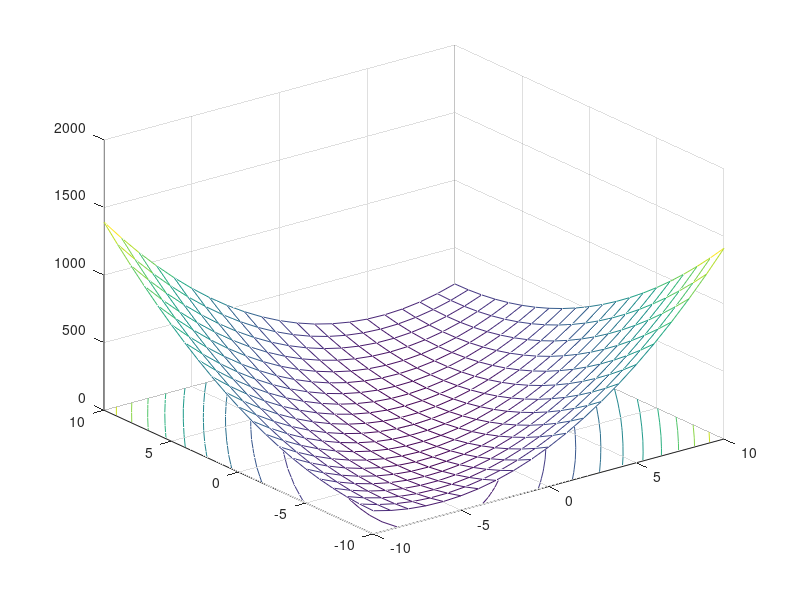

Write the MATLAB code that produced this figure.
clear all
close all
clc
% Funkcija quadprog rješava kvadratni program forme
% min 1/2*x'H*x+f*x
% uz ograničenja A*x<=b, Aeq*x=beq, lb<=x<=ub
% gdje su f, x, b, beq, lb, ub vektori n*1, A je matrica (m-me)*n
% Aeq je matrica me*n
% Poziv funckije
% x=quadprog(H,f,A,b), x=quadprog(H,f,A,b,Aeq,beq,lb,ub,x0,options)
% [xmin,fval,exitflag,output,lamba]=quadprog(H,f,A,b,Aeq,beq,lb);
% x0 je pocetna tacka
% Lambda su Langraževi multiplikatori
% Matrica Hesijana
H= [10 -6; -6 6]
eig(H)
% koeficijenti funckije cilja
f= [2;1]
% Ograničenja tipa nejednakosti
A=[2 1;1 0], b=[8;4]
% Ograničenje tipa jednakosti
Aeq=[], beq=[];
% Ograničenje skupa
lb=zeros(2,1), ub=[];
% Početna tačka je opcionalna
x0=[];
% Opcije, Default medium scale active set Algorithm
% Poziv funkcije quadprog
[xmin,fval,exitflag,output,lambda]=quadprog(H,f,A,b,Aeq,beq,lb);
disp('Optimalna vrijednost fukcije cilja je fmin='), fmin=-fval
disp('Optimum je dostignut u tacki xmin='), xmin
% Štampanje podataka optimizacije
output
disp('Langranzovi multiplikatori su lambda='),lambda
disp('Langranzovi multiplikatori su lambda.ineqlin='),lambda.ineqlin
disp('Langranzovi multiplikatori su lambda.lower='),lambda.lower

[x,y] = meshgrid(-10:10,-10:10);                                
Z = 5.*x.^2 + 3.*y.^2 - 6.*x.*y + 2.*x + y + 2;
meshc(x,y,Z)